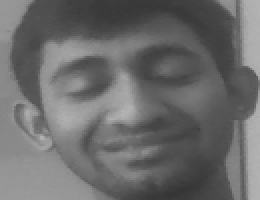
#> input picture datasets/Jayant/1.png, 130 x 100 px, found by its file name (shown 2 times larger)
$ python face_recognize.py
#> lines starting #> are read from the running program, lines starting #| are printed output that depends on the picture; after the words box and inside, x2 and y2 are one past the last pixel; in counts of white or black regions, pixels touching at a corner belong together
import cv2
import os
import numpy as np
import pyttsx3
# Use LBPH Face Recognizer
model = cv2.face.LBPHFaceRecognizer_create() #cv2.face.FisherFaceRecognizer_create()
#EigenFaceRecognizer,model = cv2.face.LBPHFaceRecognizer_create()

size = 4
haar_file = 'haarcascade_frontalface_default.xml'
datasets = r'C:\Users\Shreyas Lawand\OneDrive\Desktop\VisionAI\VisionAI\datasets'

# Part 1: Create a face recognizer
print('Recognizing Face. Please be in sufficient light...')

# Create lists for images and corresponding names
(images, labels, names, id) = ([], [], {}, 0)
for (subdirs, dirs, files) in os.walk(datasets):
    for subdir in dirs:
        names[id] = subdir
        subjectpath = os.path.join(datasets, subdir)
        for filename in os.listdir(subjectpath):
            path = os.path.join(subjectpath, filename)
            label = id
            images.append(cv2.imread(path, 0))
            labels.append(int(label))
        id += 1
#> id = 1

(width, height) = (130, 100)

# Create a Numpy array from the two lists
(images, labels) = [np.array(lis) for lis in [images, labels]]

# Train the face recognizer
model.train(images, labels)

# Part 2: Use the recognizer on a camera stream
face_cascade = cv2.CascadeClassifier(haar_file)
webcam = cv2.VideoCapture(0)

while True:
    (status, im) = webcam.read()  # Read from camera
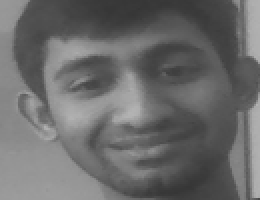
#> input picture datasets/Jayant/12.png, 130 x 100 px, given in place of the camera (shown 2 times larger)
#> im is the input picture: shape (100, 130, 3); min 53, max 179, mean 106.6

    if not status:
        break

    gray = cv2.cvtColor(im, cv2.COLOR_BGR2GRAY)
    faces = face_cascade.detectMultiScale(gray, 1.3, 5)

    for (x, y, w, h) in faces:
        cv2.rectangle(im, (x, y), (x + w, y + h), (255, 0, 0), 2)
        face = gray[y:y + h, x:x + w]
        face_resize = cv2.resize(face, (width, height))

        # Recognize the face using the trained model
        prediction = model.predict(face_resize)

        # Display prediction information and bounding box
        cv2.rectangle(im, (x, y), (x + w, y + h), (0, 255, 0), 3)

        confidence = prediction[1]  # Access confidence value directly
        if confidence < 500:  # Adjust threshold as needed

            cv2.putText(im, '%s - %.0f' % (names[prediction[0]], confidence),
                        (x - 10, y - 10), cv2.FONT_HERSHEY_PLAIN, 1, (0, 255, 0))
            person_name = names[prediction[0]]  # Get the person's name
            cv2.putText(im, f'{person_name}- {confidence:.0f}', (x-10, y-10), cv2.FONT_HERSHEY_PLAIN, 1, (0, 255, 0))

            # Say the person's name using text-to-speech
            engine = pyttsx3.init()  # Initialize the text-to-speech engine
            engine.say(person_name+" is infront of u")  # Speak the person's name
            engine.runAndWait()
        else:
            cv2.putText(im, 'not recognized', (x - 10, y - 10), cv2.FONT_HERSHEY_PLAIN, 1, (0, 255, 0))
            engine = pyttsx3.init()  # Initialize the text-to-speech engine
            engine.say("Some one is infront of you")
            engine.runAndWait()
#> this loop made 1 pass
#> pass 1, `face = gray[y:y + h, x:x + w]`:
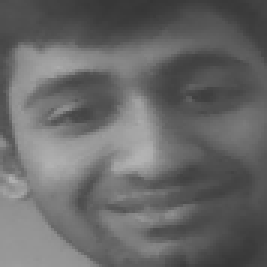
#> face: shape (89, 89) (shown 3 times larger); min 53, max 179, mean 103.9
#> pass 1, `face_resize = cv2.resize(face, (width, height))`:
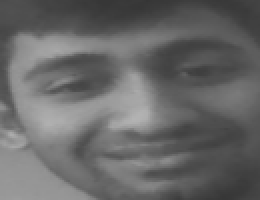
#> face_resize: shape (100, 130) (shown 2 times larger); min 53, max 179, mean 103.8
#> after the loop:
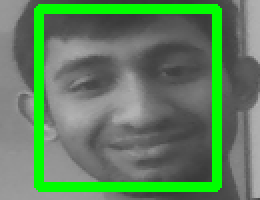
#> im: shape (100, 130, 3) (shown 2 times larger); 13.6% of pixels changed, all inside (x1, y1, x2, y2) = (17, 2, 111, 96)
    cv2.imshow('OpenCV', im)

    # Check for the 'Esc' key press
    key = cv2.waitKey(10)
#> (key Esc is pressed here)
    if key == 27:
        break

# Release the webcam and close all OpenCV windows
webcam.release()
cv2.destroyAllWindows()
